Frame 1 (no input): blank canvas, image omitted
Frame 60 (the mouse pressed at the canvas centre just before this capture): blank canvas, image omitted
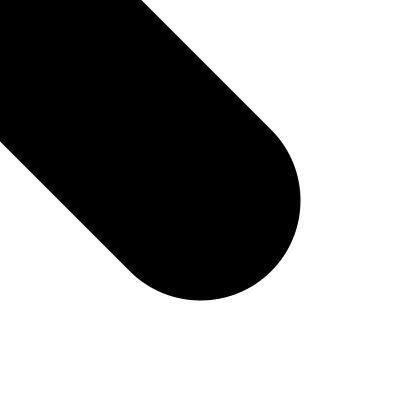
Frame 120 (the mouse held since frame 60 and released just before this capture)

The Processing sketch whose frames 1 and 60 were blank and that drew this single picture after the mouse press (run headless with seeded random() and noise(); from frame 60 on, the mouse is pressed at the canvas centre):

// Processing sketch: mouseSpeedThick
// ── mouseSpeedThick.pde
void setup() {
  size(400,400);
  background(255);
  smooth();
  stroke(0);
  
}


void draw() {

  float thick = abs(mouseX - pmouseX);
  strokeWeight(thick);
  line(pmouseX,pmouseY, mouseX,mouseY);
 
}

void mousePressed() {
 background(255); 
}
